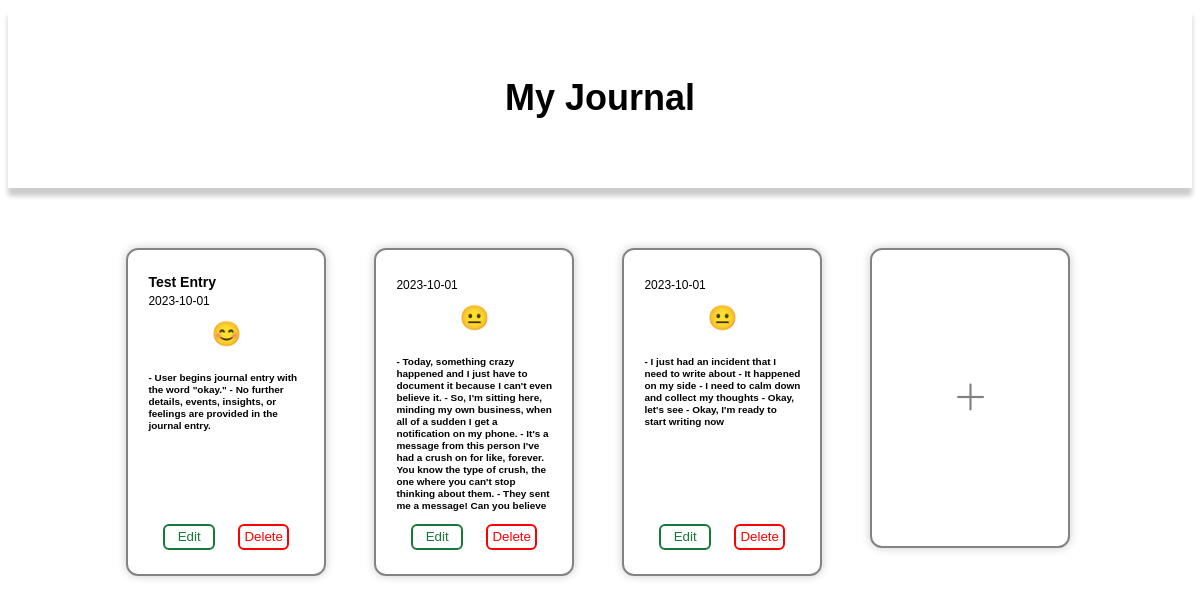
Before: / with the older database file.
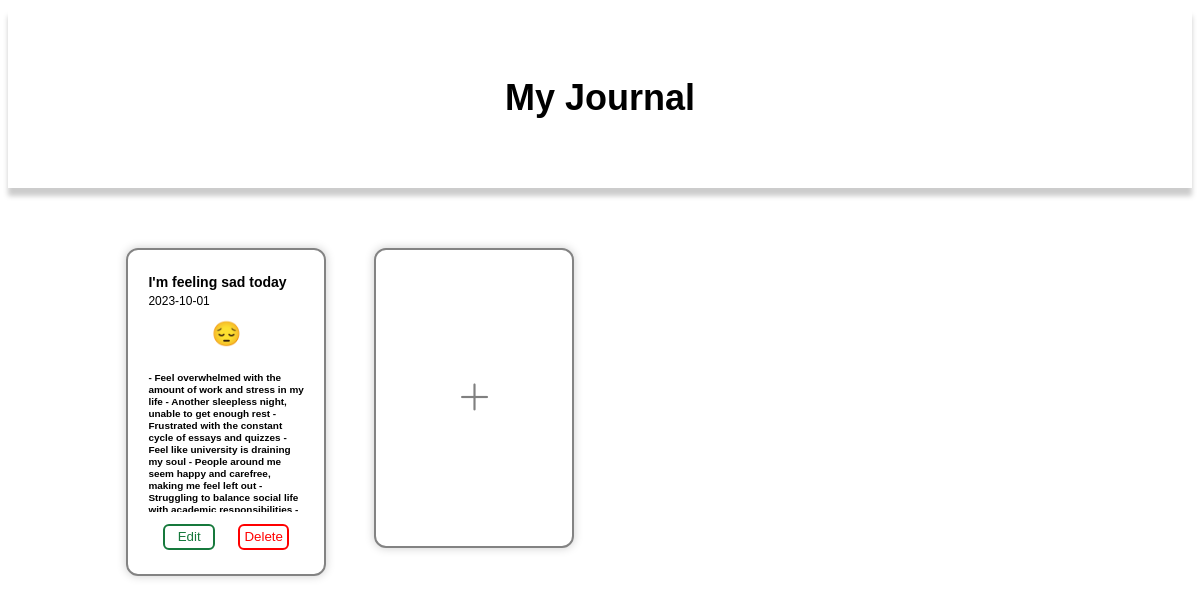
After: the same page with the newer database file.
### tables this page shows
CREATE TABLE entries (id INTEGER PRIMARY KEY, entry_date DATE DEFAULT (CURRENT_DATE), title TEXT NOT NULL, summary TEXT NOT NULL, feedback TEXT NOT NULL, mood TEXT NOT NULL);

### main.py (the view)
@app.route('/', methods=['GET'])
def index():
    if request.method == 'GET':
        db = get_db()
        db.row_factory = dict_factory
        cursor = db.cursor()
        cursor.execute('SELECT id, title, entry_date, summary, feedback, mood FROM entries')
        entries = cursor.fetchall()
        for entry in entries:
            mood = entry['mood']
            print(mood)
            entry['emoji'] = emoji_mapping.get(mood, "😐")
            print(entry['emoji'])
        return render_template('index.html', entries=entries)

### main.py (called while the page is built)
def get_db():
    if 'db' not in g:
        g.db = sqlite3.connect(DATABASE)
    return g.db

def dict_factory(cursor, row):
    d = {}
    for idx, col in enumerate(cursor.description):
        d[col[0]] = row[idx]
    return d

### templates/index.html (shortened to what this page needs)
<!DOCTYPE html>
<html lang="en">
<head>
    <link rel="stylesheet" href="{{ url_for('static', filename='CSS/base.css')}}">
    <link rel="stylesheet" href="{{ url_for('static', filename='CSS/journal.css')}}">
    <link rel="stylesheet" href="{{ url_for('static', filename='CSS/layout.css')}}">
    <link rel="stylesheet" href="{{ url_for('static', filename='CSS/form.css')}}">
    <link href="https://cdn.jsdelivr.net/npm/bootstrap-icons@1.7.2/font/bootstrap-icons.css" rel="stylesheet" />
</head>
<body>
    <nav class="header">
        <h1>My Journal</h1>
    </nav>
      <div class="journal-grid">
        {% for entry in entries %}
        <div class="journal-entry" id="{{ 'entry' + entry['id']|string }}">
            <div class="journal-content">
              <h3 class="journal-title item">{{ entry['title'] }}</h3>
              <p class="journal-date item">{{ entry['entry_date'] }}</p>
              <div class="journal-mood item">{{ entry['emoji'] }}</div>
              <h5 class="journal-preview item">{{ entry['summary'] }}</h5>
              <div class="buttons item">
                <button class="edit-button {{ 'entry' + entry['id']|string }}">Edit</button>
                <button class="delete-button {{ 'entry' + entry['id']|string }}">Delete</button>
              </div>
            </div>
          </div>
        {% endfor %}
        <button class="add-journal-entry">
          <i class="bi bi-plus-lg"></i>
        </button>
      </div>
</body>
</html>

### static/CSS/base.css (style rules this page uses)
:root { font-size: clamp(12px, 0.8vw, 18px); font-family: sans-serif; --background-color: #f9f9f9; --primary-color: #16793c; --secondary-color: #e0faf7; --accent-color: #1b6312; --text-color: black; --background-color-dark: #090206; --primary-color-dark: #16793c; --secondary-color-dark: #093933; --accent-color-dark: #47da34; --text-color-dark: white; --border-color: #ccc; --border-color--hover: #838383; --container-color: #838383; --form-color: #fff6b2; --temp: 2px solid red; }
h1 { font-size: 3rem; }

### static/CSS/journal.css (style rules this page uses)
.journal-entry { padding: 1rem; height: 25rem; border-radius: 1rem; border: 2px solid var(--container-color); box-shadow: 0px 0px 10px var(--border-color); transition: transform 0.5s, box-shadow 0.5s; cursor: pointer; overflow: hidden; }
.journal-content { height: 100%; width: auto; display: flex; flex-direction: column; align-items: center; justify-content: start; overflow: hidden; }
.journal-title, .journal-preview, .journal-date { margin: 0; width: 13rem; overflow-wrap: break-word; text-align: left; }
.journal-title { margin-top: 1rem; }
.journal-date { margin-top: 0.3rem; font-size: 1rem; }
.journal-preview { margin-top: 1rem; margin-bottom: 1rem; overflow: hidden; text-overflow: ellipsis; line-height: 1rem; max-height: calc(1.5rem * 3); max-height: 65%; display: -webkit-box; -webkit-line-clamp: 15; -webkit-box-orient: vertical; }
.journal-mood { margin: 1rem; font-size: 2rem; transition: transform 0.5s; }
.buttons { width: 100%; display: flex; justify-content: space-evenly; margin-bottom: 1rem; }
button { width: 30%; height: auto; padding: 0.3rem; color: var(--primary-color); background-color: var(--text-color-dark); border: 2px solid var(--primary-color); border-radius: 0.5rem; transition: color 0.5s, background-color 0.5s; cursor: pointer; }
.delete-button { color: red; border-color: red; }
.add-journal-entry { width: auto; height: 25rem; display: flex; justify-content: center; align-items: center; padding: 1rem; border-radius: 1rem; border: 2px solid var(--container-color); box-shadow: 0px 0px 10px var(--border-color); transition: transform 0.5s, box-shadow 0.5s; cursor: pointer; }
.add-journal-entry i { font-size: 3rem; color: grey; transition: font-size 0.5s, transform 1s; }

### static/CSS/layout.css (style rules this page uses)
body { display: flex; flex-direction: column; justify-content: center; align-items: center; position: relative; }
.header { height: 15rem; width: 100%; display: flex; justify-content: center; align-items: center; box-shadow: 0px 8px 5px var(--border-color); }
.journal-grid { width: 80%; height: 100%; margin: 5rem; display: grid; grid-template-columns: repeat(5, minmax(200px, 1fr)); grid-template-rows: repeat(2, minmax(400px, 1.5fr)); row-gap: 6rem; column-gap: 4rem; }

Changed rows visible on the page:
removed entries: title "Test Entry", entry_date "2023-10-01", emoji "😊", summary "- User begins journal entry with the word \"okay.\" - No further details, events, insights, or feelings are provided in the journal entry."
removed entries: entry_date "2023-10-01", emoji "😐", summary "- Today, something crazy happened and I just have to document it because I can't even believe it. - So, I'm sitting here, minding my own business, when all of a sudden I get a notification on my phone. - It's a message from this person I've had a crush on for like, forever. You know the type of crush, the one where you can't stop thinking about them. - They sent me a message! Can you…"
removed entries: entry_date "2023-10-01", emoji "😐", summary "- I just had an incident that I need to write about - It happened on my side - I need to calm down and collect my thoughts - Okay, let's see - Okay, I'm ready to start writing now"
added entries: title "I'm feeling sad today", entry_date "2023-10-01", emoji "😔", summary "- Feel overwhelmed with the amount of work and stress in my life - Another sleepless night, unable to get enough rest - Frustrated with the constant cycle of essays and quizzes - Feel like university is draining my soul - People around me seem happy and carefree, making me feel left out - Struggling to balance social life with academic responsibilities…"
